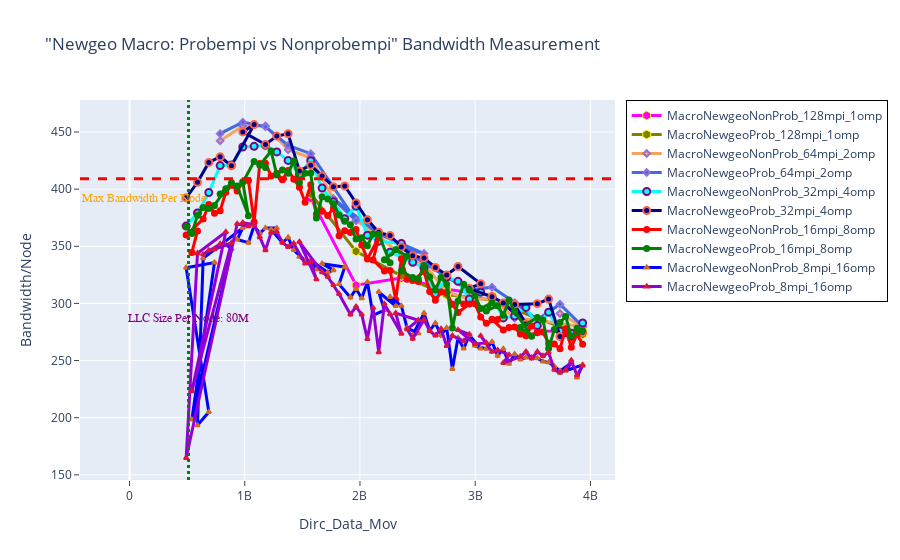

The code cell stored with this chart in its notebook:
### Markdown cell above
# BANDWIDTH

### Code cell
fig = go.Figure() 

# Case 1
fig.add_trace(go.Scatter(x=(dfn1MacNewgeoNonProb_128mpi_1omp.Dirc_Data_Mov*(dfn1MacNewgeoNonProb_128mpi_1omp.MPI_size)), 
                         y=(dfn1MacNewgeoNonProb_128mpi_1omp.BAND*(dfn1MacNewgeoNonProb_128mpi_1omp.MPI_size)), 
                         mode='lines+markers', 
                         name='MacroNewgeoNonProb_128mpi_1omp',
                         line=dict(color='magenta',width=3),
                         marker=dict(symbol='hexagon',size=9, line=dict(color='yellow',width=1))))

fig.add_trace(go.Scatter(x=(dfn1MacNewgeoProb_128mpi_1omp.Dirc_Data_Mov*(dfn1MacNewgeoProb_128mpi_1omp.MPI_size)), 
                         y=(dfn1MacNewgeoProb_128mpi_1omp.BAND*(dfn1MacNewgeoProb_128mpi_1omp.MPI_size)), 
                         mode='lines+markers', 
                         name='MacroNewgeoProb_128mpi_1omp',
                         line=dict(color='olive',width=3),
                         marker=dict(symbol='hexagon',size=9, line=dict(color='yellow',width=1))))


# Case 2
fig.add_trace(go.Scatter(x=(dfn1MacNewgeoNonProb_64mpi_2omp.Dirc_Data_Mov*(dfn1MacNewgeoNonProb_64mpi_2omp.MPI_size)), 
                         y=(dfn1MacNewgeoNonProb_64mpi_2omp.BAND*(dfn1MacNewgeoNonProb_64mpi_2omp.MPI_size)), 
                         mode='lines+markers', 
                         name='MacroNewgeoNonProb_64mpi_2omp',
                         line=dict(color='sandybrown',width=3),
                         marker=dict(symbol='diamond',size=5,line=dict(color='MediumPurple',width=2))))

fig.add_trace(go.Scatter(x=(dfn1MacNewgeoProb_64mpi_2omp.Dirc_Data_Mov*(dfn1MacNewgeoProb_64mpi_2omp.MPI_size)), 
                         y=(dfn1MacNewgeoProb_64mpi_2omp.BAND*(dfn1MacNewgeoProb_64mpi_2omp.MPI_size)), 
                         mode='lines+markers', 
                         name='MacroNewgeoProb_64mpi_2omp',
                         line=dict(color='royalblue',width=3),
                         marker=dict(symbol='diamond',size=5,line=dict(color='MediumPurple',width=2))))


# Case 3
fig.add_trace(go.Scatter(x=(dfn1MacNewgeoNonProb_32mpi_4omp.Dirc_Data_Mov*(dfn1MacNewgeoNonProb_32mpi_4omp.MPI_size)), 
                         y=(dfn1MacNewgeoNonProb_32mpi_4omp.BAND*(dfn1MacNewgeoNonProb_32mpi_4omp.MPI_size)), 
                         mode='lines+markers', 
                         name='MacroNewgeoNonProb_32mpi_4omp',
                         line=dict(color='cyan',width=3),
                         marker=dict(symbol='circle',size=7,line=dict(color='Purple',width=2))))

fig.add_trace(go.Scatter(x=(dfn1MacNewgeoProb_32mpi_4omp.Dirc_Data_Mov*(dfn1MacNewgeoProb_32mpi_4omp.MPI_size)), 
                         y=(dfn1MacNewgeoProb_32mpi_4omp.BAND*(dfn1MacNewgeoProb_32mpi_4omp.MPI_size)), 
                         mode='lines+markers', 
                         name='MacroNewgeoProb_32mpi_4omp',
                         line=dict(color='darkblue',width=3),
                         marker=dict(symbol='circle',size=7, line=dict(color='tomato',width=2))))

# Case 4
fig.add_trace(go.Scatter(x=(dfn1MacNewgeoNonProb_16mpi_8omp.Dirc_Data_Mov*(dfn1MacNewgeoNonProb_16mpi_8omp.MPI_size)), 
                         y=(dfn1MacNewgeoNonProb_16mpi_8omp.BAND*(dfn1MacNewgeoNonProb_16mpi_8omp.MPI_size)), 
                         mode='lines+markers', 
                         name='MacroNewgeoNonProb_16mpi_8omp',
                         line=dict(color='red',width=3),
                         marker=dict(symbol='circle',size=5,line=dict(color='red',width=2))))

fig.add_trace(go.Scatter(x=(dfn1MacNewgeoProb_16mpi_8omp.Dirc_Data_Mov*(dfn1MacNewgeoProb_16mpi_8omp.MPI_size)), 
                         y=(dfn1MacNewgeoProb_16mpi_8omp.BAND*(dfn1MacNewgeoProb_16mpi_8omp.MPI_size)), 
                         mode='lines+markers', 
                         name='MacroNewgeoProb_16mpi_8omp',
                         line=dict(color='green',width=3),
                         marker=dict(symbol='circle',size=5,line=dict(color='green',width=2))))
# Case 5

fig.add_trace(go.Scatter(x=(dfn1MacNewgeoNonProb_8mpi_16omp.Dirc_Data_Mov*(dfn1MacNewgeoNonProb_8mpi_16omp.MPI_size)), 
                         y=(dfn1MacNewgeoNonProb_8mpi_16omp.BAND*(dfn1MacNewgeoNonProb_8mpi_16omp.MPI_size)), 
                         mode='lines+markers', 
                         name='MacroNewgeoNonProb_8mpi_16omp',
                         line=dict(color='blue',width=3),
                         marker=dict(symbol='triangle-up',size=4,line=dict(color='chocolate',width=2))))

fig.add_trace(go.Scatter(x=(dfn1MacNewgeoProb_8mpi_16omp.Dirc_Data_Mov*(dfn1MacNewgeoProb_8mpi_16omp.MPI_size)), 
                         y=(dfn1MacNewgeoProb_8mpi_16omp.BAND*(dfn1MacNewgeoProb_8mpi_16omp.MPI_size)), 
                         mode='lines+markers', 
                         name='MacroNewgeoProb_8mpi_16omp',
                         line=dict(color='darkviolet',width=3),
                         marker=dict(symbol='triangle-up',size=4,line=dict(color='crimson',width=2))))

# Adding vertical and horizontal lines 
fig.add_vline(x=512e6, line_width=3, line_dash="dot", line_color="green")
fig.add_hline(y=409, line_width=3, line_dash="dash", line_color="red")

# Add annotation with arrow
fig.add_annotation(
    x='512e6'
    , y=280
    , text=f'LLC Size Per Node: 80M'
    , yanchor='bottom'
    , showarrow=False
    , arrowhead=1
    , arrowsize=1
    , arrowwidth=2
    , arrowcolor="#636363"
    , ax=-20
    , ay=-30
    , font=dict(size=12, color="purple", family="Sans Serif")
    , align="left"
    ,)

fig.add_annotation(
    x='130e6'
    , y=385
    , text=f'Max Bandwidth Per Node'
    , yanchor='bottom'
    , showarrow=False
    , arrowhead=1
    , arrowsize=1
    , arrowwidth=2
    , arrowcolor="#636363"
    , ax=-20
    , ay=-30
    , font=dict(size=12, color="orange", family="Sans Serif")
    , align="left"
    ,)


fig.update_layout(title='"Newgeo Macro: Probempi vs Nonprobempi" Bandwidth Measurement',
                  xaxis_title='Dirc_Data_Mov', yaxis_title='Bandwidth/Node', 
                  xaxis=dict(ticks="outside"),  
                  yaxis=dict(ticks="outside"),
                  legend=go.layout.Legend(bordercolor="black",borderwidth=1))

### Figure 1 — Plotly figure (JSON) as saved in the notebook; plotly's stock layout.template omitted (floating-point values rounded to 4 significant figures)
{"data": [{"line": {"color": "magenta", "width": 3}, "marker": {"line": {"color": "yellow", "width": 1}, "size": 9, "symbol": "hexagon"}, "mode": "lines+markers", "name": "MacroNewgeoNonProb_128mpi_1omp", "type": "scatter", "x": [1572864000, 1966080000, 2359296000, 2752512000, 3145728000, 3538944000, 3932160000], "y": [392.0, 316.0, 322.1, 312.4, 306.8, 275.9, 275.7]}, {"line": {"color": "olive", "width": 3}, "marker": {"line": {"color": "yellow", "width": 1}, "size": 9, "symbol": "hexagon"}, "mode": "lines+markers", "name": "MacroNewgeoProb_128mpi_1omp", "type": "scatter", "x": [1572864000, 1966080000, 2359296000, 2752512000, 3145728000, 3538944000, 3932160000], "y": [395.8, 345.6, 324.1, 307.7, 303.1, 286.7, 273.0]}, {"line": {"color": "sandybrown", "width": 3}, "marker": {"line": {"color": "MediumPurple", "width": 2}, "size": 5, "symbol": "diamond"}, "mode": "lines+markers", "name": "MacroNewgeoNonProb_64mpi_2omp", "type": "scatter", "x": [786432000, 983040000, 1179648000, 1376256000, 1572864000, 1769472000, 1966080000, 2162688000, 2359296000, 2555904000, 2752512000, 2949120000, 3145728000, 3342336000, 3538944000, 3932160000, 3735552000], "y": [442.3, 455.4, 455.3, 434.5, 427.4, 391.6, 372.7, 359.0, 342.3, 334.4, 310.2, 303.5, 304.4, 287.2, 285.2, 279.6, 291.2]}, {"line": {"color": "royalblue", "width": 3}, "marker": {"line": {"color": "MediumPurple", "width": 2}, "size": 5, "symbol": "diamond"}, "mode": "lines+markers", "name": "MacroNewgeoProb_64mpi_2omp", "type": "scatter", "x": [786432000, 983040000, 1179648000, 1376256000, 1572864000, 1966080000, 1769472000, 2162688000, 2555904000, 2359296000, 2752512000, 2949120000, 3145728000, 3342336000, 3538944000, 3735552000, 3932160000], "y": [448.5, 458.7, 454.6, 438.3, 431.0, 372.4, 391.6, 360.8, 343.7, 348.6, 322.9, 311.7, 314.2, 300.8, 285.7, 299.3, 279.9]}, {"line": {"color": "cyan", "width": 3}, "marker": {"line": {"color": "Purple", "width": 2}, "size": 7, "symbol": "circle"}, "mode": "lines+markers", "name": "MacroNewgeoNonProb_32mpi_4omp", "type": "scatter", "x": [491520000, 589824000, 688128000, 786432000, 884736000, 983040000, 1081344000, 1179648000, 1277952000, 1376256000, 1474560000, 1572864000, 1671168000, 1769472000, 1867776000, 1966080000, 2064384000, 2162688000, 2359296000, 2260992000, 2457600000, 2555904000, 2654208000, 2752512000, 2850816000, 2949120000, 3047424000, 3145728000, 3244032000, 3342336000, 3440640000, 3538944000, 3637248000, 3735552000, 3833856000, 3932160000], "y": [367.6, 379.2, 397.0, 420.6, 421.0, 436.9, 437.5, 438.4, 432.6, 425.2, 413.0, 424.8, 400.9, 389.0, 374.1, 385.1, 359.8, 354.5, 352.4, 344.9, 336.0, 330.9, 308.2, 323.1, 319.3, 303.8, 309.7, 305.4, 287.3, 289.0, 296.5, 280.6, 292.3, 275.8, 273.8, 282.8]}, {"line": {"color": "darkblue", "width": 3}, "marker": {"line": {"color": "tomato", "width": 2}, "size": 7, "symbol": "circle"}, "mode": "lines+markers", "name": "MacroNewgeoProb_32mpi_4omp", "type": "scatter", "x": [491520000, 589824000, 688128000, 786432000, 884736000, 1081344000, 983040000, 1179648000, 1277952000, 1376256000, 1474560000, 1572864000, 1671168000, 1769472000, 1867776000, 1966080000, 2064384000, 2162688000, 2260992000, 2359296000, 2457600000, 2555904000, 2654208000, 2752512000, 2850816000, 3047424000, 2949120000, 3145728000, 3244032000, 3440640000, 3342336000, 3538944000, 3637248000, 3735552000, 3932160000, 3833856000], "y": [392.4, 406.0, 423.4, 428.3, 420.5, 456.5, 450.1, 439.0, 446.4, 448.5, 415.9, 421.0, 411.4, 402.2, 402.7, 387.9, 373.1, 362.2, 359.4, 349.3, 341.8, 339.7, 331.5, 324.9, 332.3, 317.3, 313.2, 305.8, 300.4, 282.0, 299.1, 299.8, 303.8, 271.0, 274.7, 269.8]}, {"line": {"color": "red", "width": 3}, "marker": {"line": {"color": "red", "width": 2}, "size": 5, "symbol": "circle"}, "mode": "lines+markers", "name": "MacroNewgeoNonProb_16mpi_8omp", "type": "scatter", "x": [540672000, 589824000, 491520000, 638976000, 688128000, 737280000, 786432000, 835584000, 884736000, 933888000, 983040000, 1032192000, 1081344000, 1130496000, 1179648000, 1228800000, 1277952000, 1327104000, 1376256000, 1425408000, 1474560000, 1523712000, 1572864000, 1622016000, 1671168000, 1720320000, 1769472000, 1818624000, 1867776000, 1916928000, 1966080000, 2015232000, 2064384000, 2162688000, 2113536000, 2211840000, 2260992000, 2310144000, 2359296000, 2408448000, 2506752000, 2457600000, 2555904000, 2605056000, 2654208000, 2703360000, 2752512000, 2801664000, 2850816000, 2949120000, 2899968000, 2998272000, 3047424000, 3096576000, 3194880000, 3145728000, 3244032000, 3293184000, 3342336000, 3391488000, 3489792000, 3440640000, 3538944000, 3588096000, 3637248000, 3686400000, 3735552000, 3784704000, 3833856000, 3883008000, 3932160000], "y": [344.5, 363.5, 359.8, 373.8, 386.5, 379.0, 381.1, 397.3, 403.4, 398.3, 406.4, 407.5, 371.2, 422.5, 422.6, 411.6, 414.0, 408.3, 416.4, 408.7, 401.7, 388.6, 403.9, 378.2, 380.6, 376.9, 383.4, 359.2, 363.5, 362.1, 364.6, 351.0, 338.8, 357.7, 338.1, 328.3, 328.9, 303.2, 339.0, 321.2, 319.1, 320.1, 327.9, 310.4, 302.9, 309.9, 309.4, 299.2, 292.0, 299.4, 299.6, 299.6, 288.1, 282.7, 285.9, 286.1, 276.7, 278.8, 279.3, 273.3, 280.3, 271.8, 274.4, 274.9, 265.0, 264.5, 260.3, 277.9, 261.7, 272.9, 264.2]}, {"line": {"color": "green", "width": 3}, "marker": {"line": {"color": "green", "width": 2}, "size": 5, "symbol": "circle"}, "mode": "lines+markers", "name": "MacroNewgeoProb_16mpi_8omp", "type": "scatter", "x": [491520000, 540672000, 589824000, 638976000, 688128000, 737280000, 835584000, 786432000, 884736000, 933888000, 1032192000, 983040000, 1081344000, 1179648000, 1130496000, 1228800000, 1277952000, 1327104000, 1376256000, 1425408000, 1474560000, 1523712000, 1572864000, 1622016000, 1671168000, 1720320000, 1769472000, 1818624000, 1867776000, 1916928000, 1966080000, 2015232000, 2064384000, 2113536000, 2162688000, 2260992000, 2211840000, 2310144000, 2408448000, 2359296000, 2457600000, 2506752000, 2555904000, 2605056000, 2654208000, 2703360000, 2752512000, 2801664000, 2850816000, 2899968000, 2949120000, 2998272000, 3047424000, 3145728000, 3096576000, 3194880000, 3244032000, 3293184000, 3342336000, 3489792000, 3391488000, 3538944000, 3588096000, 3637248000, 3686400000, 3735552000, 3784704000, 3833856000, 3932160000, 3883008000], "y": [367.1, 361.3, 377.1, 384.0, 383.1, 385.7, 400.4, 395.8, 405.7, 402.8, 376.8, 406.0, 424.2, 418.9, 420.8, 433.4, 412.5, 416.8, 414.0, 424.6, 405.8, 414.0, 414.2, 374.8, 393.3, 391.5, 387.3, 377.3, 371.8, 368.9, 356.4, 357.6, 350.5, 360.7, 360.3, 335.5, 338.1, 347.0, 341.3, 328.4, 322.7, 321.3, 332.9, 323.2, 311.8, 322.7, 316.8, 278.4, 302.2, 316.8, 311.7, 306.8, 295.6, 300.6, 293.4, 298.0, 289.8, 302.9, 293.2, 271.2, 278.8, 287.7, 285.4, 260.5, 277.1, 283.4, 288.6, 271.2, 275.9, 278.3]}, {"line": {"color": "blue", "width": 3}, "marker": {"line": {"color": "chocolate", "width": 2}, "size": 4, "symbol": "triangle-up"}, "mode": "lines+markers", "name": "MacroNewgeoNonProb_8mpi_16omp", "type": "scatter", "x": [786432000, 835584000, 884736000, 540672000, 737280000, 491520000, 688128000, 589824000, 638976000, 983040000, 933888000, 1032192000, 1081344000, 1130496000, 1179648000, 1277952000, 1228800000, 1327104000, 1376256000, 1425408000, 1523712000, 1474560000, 1622016000, 1572864000, 1720320000, 1769472000, 1671168000, 1867776000, 1818624000, 1916928000, 1966080000, 2015232000, 2064384000, 2113536000, 2211840000, 2162688000, 2310144000, 2260992000, 2359296000, 2408448000, 2506752000, 2457600000, 2555904000, 2605056000, 2654208000, 2703360000, 2752512000, 2801664000, 2850816000, 2899968000, 2949120000, 3047424000, 2998272000, 3096576000, 3145728000, 3194880000, 3244032000, 3293184000, 3342336000, 3391488000, 3440640000, 3489792000, 3538944000, 3588096000, 3637248000, 3686400000, 3735552000, 3833856000, 3784704000, 3932160000, 3883008000], "y": [350.4, 351.7, 347.5, 198.3, 335.7, 331.3, 204.9, 193.3, 339.5, 366.1, 355.9, 353.1, 367.9, 361.3, 366.0, 366.0, 364.8, 353.0, 357.7, 346.7, 337.4, 340.8, 329.9, 337.7, 327.1, 329.1, 334.8, 331.9, 316.9, 305.2, 312.7, 304.5, 318.7, 289.6, 294.1, 310.0, 297.7, 305.7, 297.9, 278.6, 273.8, 272.4, 291.4, 276.1, 282.7, 272.1, 278.6, 242.5, 269.8, 260.5, 272.3, 260.5, 263.0, 260.2, 266.3, 254.3, 260.2, 247.2, 255.6, 251.0, 252.7, 252.7, 252.1, 249.2, 248.5, 244.8, 240.9, 247.8, 241.1, 246.2, 235.1]}, {"line": {"color": "darkviolet", "width": 3}, "marker": {"line": {"color": "crimson", "width": 2}, "size": 4, "symbol": "triangle-up"}, "mode": "lines+markers", "name": "MacroNewgeoProb_8mpi_16omp", "type": "scatter", "x": [786432000, 638976000, 688128000, 737280000, 884736000, 540672000, 835584000, 589824000, 491520000, 933888000, 1032192000, 983040000, 1081344000, 1130496000, 1179648000, 1228800000, 1277952000, 1327104000, 1376256000, 1425408000, 1523712000, 1572864000, 1622016000, 1474560000, 1671168000, 1720320000, 1769472000, 1818624000, 1916928000, 1966080000, 2015232000, 2064384000, 2113536000, 2162688000, 2211840000, 2260992000, 2359296000, 2310144000, 2506752000, 2408448000, 2457600000, 2555904000, 2605056000, 2654208000, 2703360000, 2752512000, 2801664000, 2899968000, 2949120000, 2850816000, 2998272000, 3096576000, 3047424000, 3145728000, 3194880000, 3293184000, 3244032000, 3391488000, 3440640000, 3489792000, 3538944000, 3588096000, 3637248000, 3686400000, 3735552000, 3784704000, 3833856000, 3883008000, 3932160000], "y": [352.0, 342.8, 346.5, 347.4, 352.9, 223.2, 362.5, 343.9, 164.7, 369.6, 367.5, 370.7, 369.0, 358.0, 346.6, 361.9, 362.6, 353.4, 349.4, 352.4, 334.9, 336.4, 321.1, 353.9, 327.4, 323.4, 316.1, 308.3, 290.4, 297.3, 290.2, 268.8, 296.1, 257.2, 299.6, 290.5, 273.5, 291.6, 285.3, 277.5, 269.1, 285.8, 275.8, 272.0, 277.7, 262.7, 271.7, 267.0, 272.9, 276.8, 264.6, 265.5, 271.6, 257.7, 259.1, 255.0, 247.9, 253.5, 257.8, 251.8, 257.7, 254.0, 257.1, 242.0, 239.3, 241.7, 250.1, 237.1, 245.8]}], "layout": {"annotations": [{"align": "left", "arrowcolor": "#636363", "arrowhead": 1, "arrowsize": 1, "arrowwidth": 2, "ax": -20, "ay": -30, "font": {"color": "purple", "family": "Sans Serif", "size": 12}, "showarrow": false, "text": "LLC Size Per Node: 80M", "x": "512e6", "y": 280, "yanchor": "bottom"}, {"align": "left", "arrowcolor": "#636363", "arrowhead": 1, "arrowsize": 1, "arrowwidth": 2, "ax": -20, "ay": -30, "font": {"color": "orange", "family": "Sans Serif", "size": 12}, "showarrow": false, "text": "Max Bandwidth Per Node", "x": "130e6", "y": 385, "yanchor": "bottom"}], "legend": {"bordercolor": "black", "borderwidth": 1}, "shapes": [{"line": {"color": "green", "dash": "dot", "width": 3}, "type": "line", "x0": 512000000, "x1": 512000000, "xref": "x", "y0": 0, "y1": 1, "yref": "y domain"}, {"line": {"color": "red", "dash": "dash", "width": 3}, "type": "line", "x0": 0, "x1": 1, "xref": "x domain", "y0": 409, "y1": 409, "yref": "y"}], "title": {"text": "\"Newgeo Macro: Probempi vs Nonprobempi\" Bandwidth Measurement"}, "xaxis": {"ticks": "outside", "title": {"text": "Dirc_Data_Mov"}}, "yaxis": {"ticks": "outside", "title": {"text": "Bandwidth/Node"}}}}
